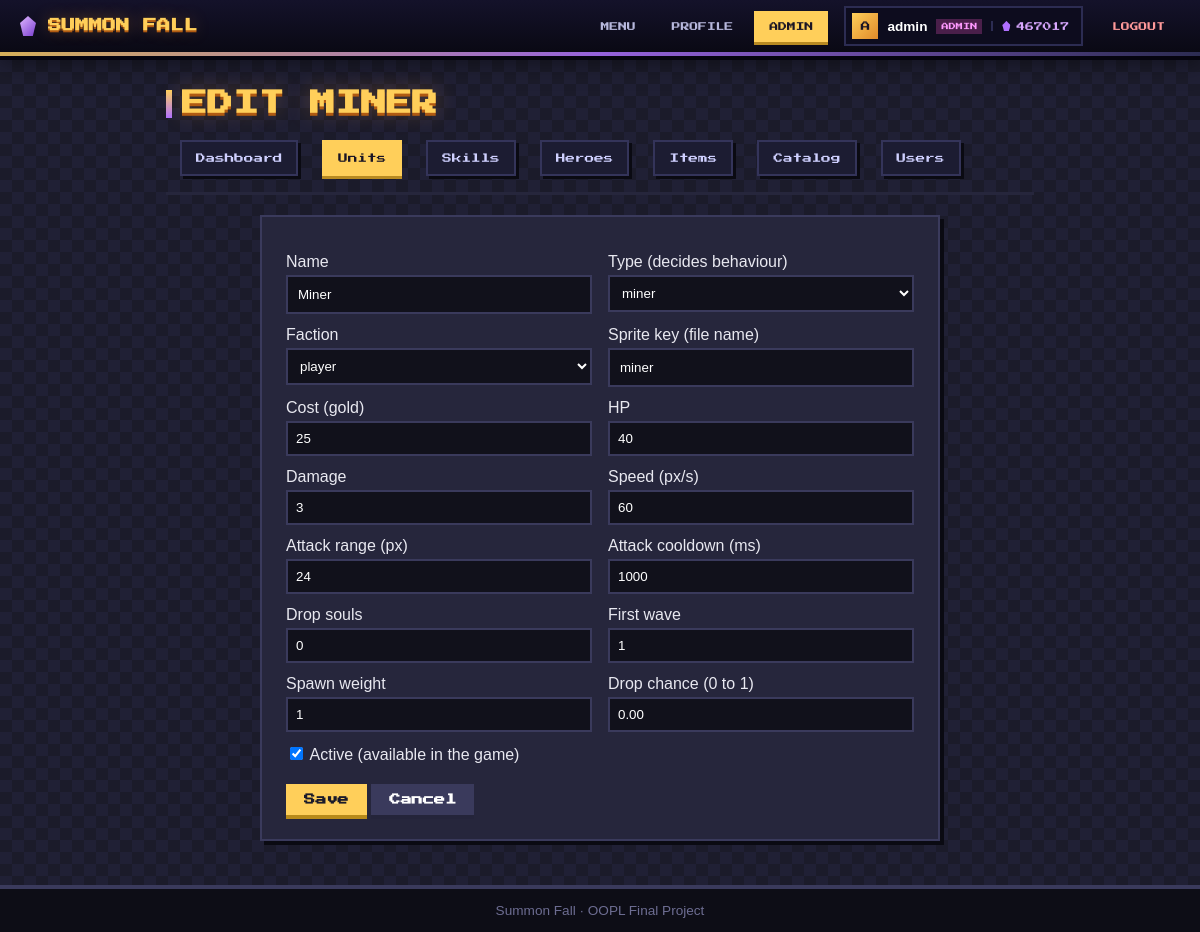
The app's page /views/admin/unit_form.php?id=1 (signed in) with its own data.
### tables this page shows
CREATE TABLE `users` (
  `id` int UNSIGNED NOT NULL,
  `username` varchar(30) NOT NULL,
  `email` varchar(100) NOT NULL,
  `password_hash` varchar(255) NOT NULL,
  `role` enum('admin','player') NOT NULL DEFAULT 'player',
  `souls` int UNSIGNED NOT NULL DEFAULT '0',
  `created_at` timestamp NULL DEFAULT CURRENT_TIMESTAMP
);

CREATE TABLE `units` (
  `id` int UNSIGNED NOT NULL,
  `name` varchar(40) NOT NULL,
  `class_type` varchar(30) NOT NULL,
  `unit_line` varchar(20) DEFAULT NULL,
  `tier` tinyint NOT NULL DEFAULT '0',
  `faction` enum('player','mob') NOT NULL,
  `cost` int UNSIGNED NOT NULL DEFAULT '0',
  `hp` int UNSIGNED NOT NULL,
  `damage` int UNSIGNED NOT NULL,
  `speed` int UNSIGNED NOT NULL,
  `attack_range` int UNSIGNED NOT NULL,
  `attack_cooldown` int UNSIGNED NOT NULL,
  `sprite_key` varchar(40) NOT NULL,
  `drop_souls` int UNSIGNED NOT NULL DEFAULT '0',
  `drop_chance` decimal(3,2) NOT NULL DEFAULT '0.00',
  `first_wave` int UNSIGNED NOT NULL DEFAULT '1',
  `spawn_weight` int UNSIGNED NOT NULL DEFAULT '1',
  `is_active` tinyint(1) NOT NULL DEFAULT '1'
);

### classes/Auth.php (called while the page is built, shortened)
<?php
class Auth
{
    private static ?User $current = null;
    public static function user(): ?User
    {
        if (self::$current === null && isset($_SESSION['user_id'])) {
            self::$current = User::find((int) $_SESSION['user_id']);
        }
        return self::$current;
    }
    public static function check(): bool
    {
        return self::user() !== null;
    }
}

### classes/AdminUser.php (called while the page is built, shortened)
<?php
class AdminUser extends User
{
    public function getRole(): string { return 'admin'; }
    public function canManageContent(): bool { return true; }
}

### classes/User.php (called while the page is built, shortened)
<?php
abstract class User extends Model
{
    private string $username;
    private int $souls;
    public function __construct(string $username, string $email, string $passwordHash, int $souls = 0, ?int $id = null)
    {
        $this->souls = $souls;
    }
    public function getUsername(): string { return $this->username; }
    public function getSouls(): int { return $this->souls; }
    public function setUsername(string $username): void
    {
        $this->username = $username;
    }
}

### classes/Database.php (called while the page is built, shortened)
<?php
class Database
{
    private static ?Database $instance = null;
    private PDO $pdo;
    private function __construct()
    {
        $c = require BASE_PATH . '/config/database.php';
        $dsn = "mysql:host={$c['host']};dbname={$c['name']};charset={$c['charset']}";
        try {
            $this->pdo = new PDO($dsn, $c['user'], $c['pass'], [
                PDO::ATTR_ERRMODE            => PDO::ERRMODE_EXCEPTION,
                PDO::ATTR_DEFAULT_FETCH_MODE => PDO::FETCH_ASSOC,
                PDO::ATTR_EMULATE_PREPARES   => false,
            ]);
        } catch (PDOException $e) {
            throw new DatabaseException(DEBUG ? $e->getMessage() : 'Could not connect to the database.', 0, $e);
        }
    }
    public static function getInstance(): Database
    {
        if (self::$instance === null) {
            self::$instance = new Database();
        }
        return self::$instance;
    }
    public function query(string $sql, array $params = []): PDOStatement
    {
        try {
            $stmt = $this->pdo->prepare($sql);
            $stmt->execute($params);
            return $stmt;
        } catch (PDOException $e) {
            throw new DatabaseException(DEBUG ? $e->getMessage() : 'A database error occurred.', 0, $e);
        }
    }
    public function fetchOne(string $sql, array $params = []): ?array
    {
        $row = $this->query($sql, $params)->fetch();
        return $row === false ? null : $row;
    }
}

### config/database.php (called while the page is built)
<?php
return [
    'host'    => 'localhost',
    'name'    => 'summon_fall',
    'user'    => 'root',
    'pass'    => '',
    'charset' => 'utf8mb4',
];

### classes/Model.php (called while the page is built, shortened)
<?php
abstract class Model implements Crudable
{
    protected static string $table = '';
    public static function find(int $id): ?static
    {
        $row = Database::getInstance()->fetchOne('SELECT * FROM ' . static::$table . ' WHERE id = ?', [$id]);
        return $row ? static::fromRow($row) : null;
    }
}

### includes/auth_check.php (called while the page is built, shortened)
<?php
require_once __DIR__ . '/autoload.php';
if (!Auth::check()) {
    header('Location: ' . BASE_URL . '/views/auth/login.php');
    exit;
}

### includes/admin_check.php (called while the page is built, shortened)
<?php
require_once __DIR__ . '/auth_check.php';

### includes/autoload.php (called while the page is built, shortened)
<?php
spl_autoload_register(function (string $class): void {
    $dirs = [BASE_PATH . '/classes/', BASE_PATH . '/classes/exceptions/'];
    foreach ($dirs as $dir) {
        $file = $dir . $class . '.php';
        if (is_file($file)) {
            return;
        }
    }
});

### classes/Unit.php (called while the page is built, shortened)
<?php
abstract class Unit extends Model
{
    private string $name;
    private string $faction;
    private int $cost;
    private int $hp;
    private int $damage;
    private int $speed;
    private int $attackRange;
    private int $attackCooldown;
    private string $spriteKey;
    private int $dropSouls;
    private float $dropChance;
    private int $firstWave;
    private int $spawnWeight;
    private bool $isActive;
    public function __construct(array $s, ?int $id = null)
    {
        $this->name = $s['name'];
        $this->faction = $s['faction'];
        $this->cost = (int) $s['cost'];
        $this->hp = (int) $s['hp'];
        $this->damage = (int) $s['damage'];
        $this->speed = (int) $s['speed'];
        $this->attackRange = (int) $s['attack_range'];
        $this->attackCooldown = (int) $s['attack_cooldown'];
        $this->spriteKey = $s['sprite_key'];
        $this->dropSouls = (int) $s['drop_souls'];
        $this->dropChance = (float) $s['drop_chance'];
        $this->firstWave = (int) $s['first_wave'];
        $this->spawnWeight = (int) $s['spawn_weight'];
        $this->isActive = (bool) $s['is_active'];
    }
    public function getName(): string { return $this->name; }
    public function getFaction(): string { return $this->faction; }
    public function getCost(): int { return $this->cost; }
    public function getHp(): int { return $this->hp; }
    public function getDamage(): int { return $this->damage; }
    public function getSpeed(): int { return $this->speed; }
    public function getAttackRange(): int { return $this->attackRange; }
    public function getAttackCooldown(): int { return $this->attackCooldown; }
    public function getSpriteKey(): string { return $this->spriteKey; }
    public function getDropSouls(): int { return $this->dropSouls; }
    public function getDropChance(): float { return $this->dropChance; }
    public function getFirstWave(): int { return $this->firstWave; }
    public function getSpawnWeight(): int { return $this->spawnWeight; }
    public function isActive(): bool { return $this->isActive; }
    public function getClassType(): string { return static::CLASS_TYPE; }
        public static function types(): array
    {
        return array_keys(self::MAP);
    }
    protected static function fromRow(array $row): static
    {
        $class = self::MAP[$row['class_type']] ?? null;
        return new $class($row, (int) $row['id']);
    }
}

### includes/admin_helpers.php (called while the page is built, shortened)
<?php
function h($v): string
{
    return htmlspecialchars((string) $v, ENT_QUOTES, 'UTF-8');
}

### views/admin/unit_form.php (the view, shortened to what this page needs)
<?php
require_once __DIR__ . '/../../includes/admin_check.php';
require_once __DIR__ . '/../../includes/admin_helpers.php';
$id = (int) ($_GET['id'] ?? 0);
$unit = null;
if ($id > 0) {
    try {
        $unit = Unit::find($id);
    } catch (DatabaseException $e) {
        $unit = null;
    }
}
$numeric = [
    'cost'            => ['Cost (gold)', 0, 100000],
    'hp'              => ['HP', 1, 1000000],
    'damage'          => ['Damage', 0, 100000],
    'speed'           => ['Speed (px/s)', 0, 1000],
    'attack_range'    => ['Attack range (px)', 0, 2000],
    'attack_cooldown' => ['Attack cooldown (ms)', 100, 60000],
    'drop_souls'      => ['Drop souls', 0, 1000],
    'first_wave'      => ['First wave', 1, 1000],
    'spawn_weight'    => ['Spawn weight', 0, 1000],
];
if ($unit) {
    $old = [
        'name' => $unit->getName(), 'class_type' => $unit->getClassType(), 'faction' => $unit->getFaction(),
        'cost' => $unit->getCost(), 'hp' => $unit->getHp(), 'damage' => $unit->getDamage(),
        'speed' => $unit->getSpeed(), 'attack_range' => $unit->getAttackRange(),
        'attack_cooldown' => $unit->getAttackCooldown(), 'sprite_key' => $unit->getSpriteKey(),
        'drop_souls' => $unit->getDropSouls(), 'drop_chance' => number_format($unit->getDropChance(), 2, '.', ''),
        'first_wave' => $unit->getFirstWave(), 'spawn_weight' => $unit->getSpawnWeight(),
        'is_active' => $unit->isActive() ? 1 : 0,
    ];
} else {
    $old = [
        'name' => '', 'class_type' => 'slime', 'faction' => 'mob', 'cost' => 0, 'hp' => 50, 'damage' => 5,
        'speed' => 40, 'attack_range' => 20, 'attack_cooldown' => 1000, 'sprite_key' => '',
        'drop_souls' => 1, 'drop_chance' => '0.50', 'first_wave' => 1, 'spawn_weight' => 5, 'is_active' => 1,
    ];
}
$errors = [];
$input = function (string $name, string $label, string $extra = '') use (&$old, &$errors) {
    ?>
    <div>
        <label for="<?= $name ?>"><?= h($label) ?></label>
        <input id="<?= $name ?>" name="<?= $name ?>" type="<?= $extra ? 'number' : 'text' ?>" <?= $extra ?> value="<?= h($old[$name] ?? '') ?>">
        <?php if (isset($errors[$name])): ?><span class="error"><?= h($errors[$name]) ?></span><?php endif; ?>
    </div>
    <?php
};
require __DIR__ . '/../../includes/header.php';
?>
<h1><?= $unit ? 'Edit ' . h($unit->getName()) : 'New Unit' ?></h1>
<?php require __DIR__ . '/../../includes/admin_nav.php'; ?>
<div class="card wide">
    <form class="form" method="post" novalidate>
        <div class="form-grid">
            <?php $input('name', 'Name'); ?>
            <div>
                <label for="class_type">Type (decides behaviour)</label>
                <select id="class_type" name="class_type">
                    <?php foreach (Unit::types() as $t): ?>
                        <option value="<?= $t ?>" <?= $old['class_type'] === $t ? 'selected' : '' ?>><?= $t ?></option>
                    <?php endforeach; ?>
                </select>
            </div>
            <div>
                <label for="faction">Faction</label>
                <select id="faction" name="faction">
                    <option value="player" <?= $old['faction'] === 'player' ? 'selected' : '' ?>>player</option>
                </select>
            </div>
            <?php foreach ($numeric as $field => [$label, $min, $max]) { $input($field, $label, 'min="' . $min . '" max="' . $max . '"'); } ?>
        </div>
        <label><input type="checkbox" name="is_active" value="1" <?= $old['is_active'] ? 'checked' : '' ?>> Active (available in the game)</label>
        <button class="btn" type="submit">Save</button>
        <a class="btn grey" href="units.php">Cancel</a>
    </form>
</div>
<?php require __DIR__ . '/../../includes/footer.php'; ?>

### includes/header.php (shortened to what this page needs)
<?php
require_once __DIR__ . '/autoload.php';
$navUser = Auth::user();
$cssVersion = @filemtime(BASE_PATH . '/assets/css/main.css') ?: 1;
?>
<!DOCTYPE html>
<html lang="en">
<head>
    <link rel="stylesheet" href="<?= BASE_URL ?>/assets/css/main.css?v=<?= $cssVersion ?>">
</head>
<body>
<?php
$navPage = basename($_SERVER['SCRIPT_NAME']);
$navActive = fn(string ...$files) => in_array($navPage, $files, true) ? ' on' : '';
?>
<header class="topbar">
    <a class="brand" href="<?= BASE_URL ?>/<?= $navUser ? 'views/menu.php' : 'index.php' ?>">
        <i class="brand-gem"></i><span>Summon Fall</span>
    </a>
    <nav class="topnav">
        <?php if ($navUser): ?>
            <a class="nl<?= $navActive('menu.php') ?>" href="<?= BASE_URL ?>/views/menu.php">Menu</a>
            <a class="nl<?= $navActive('profile.php') ?>" href="<?= BASE_URL ?>/views/profile.php">Profile</a>
            <?php if ($navUser->canManageContent()): ?>
                <a class="nl<?= str_contains($_SERVER['SCRIPT_NAME'], '/admin/') ? ' on' : '' ?>" href="<?= BASE_URL ?>/views/admin/dashboard.php">Admin</a>
            <?php endif; ?>
            <span class="nuser" title="<?= htmlspecialchars($navUser->getRole()) ?>">
                <b class="av"><?= htmlspecialchars(strtoupper(substr($navUser->getUsername(), 0, 1))) ?></b>
                <span class="nm"><?= htmlspecialchars($navUser->getUsername()) ?></span>
                <em class="rl <?= htmlspecialchars($navUser->getRole()) ?>"><?= htmlspecialchars($navUser->getRole()) ?></em>
                <span class="sl"><i class="gem"></i><?= (int) $navUser->getSouls() ?></span>
            </span>
            <a class="nl out" href="<?= BASE_URL ?>/views/auth/logout.php">Logout</a>
        <?php else: ?>
            <a class="nl<?= $navActive('login.php') ?>" href="<?= BASE_URL ?>/views/auth/login.php">Login</a>
            <a class="nl cta<?= $navActive('register.php') ?>" href="<?= BASE_URL ?>/views/auth/register.php">Register</a>
        <?php endif; ?>
    </nav>
</header>
<main class="container">

### records on screen
users: username "A", username "admin", souls "467017"
units: name "MINER", name "Miner", class_type "miner", faction "player", sprite_key "miner", cost "25", hp "40", damage "3", speed "60", attack_range "24", attack_cooldown "1000", drop_souls "0", first_wave "1", spawn_weight "1", drop_chance "0.00", is_active "☑"

### other values on screen
$navUser->getRole() "ADMIN"
$label "Dashboard"
$label "Units"
$label "Skills"
$label "Heroes"
$label "Items"
$label "Catalog"
$label "Users"
$label "Name Sprite key (file name) Drop chance (0 to 1)"
$label "Cost (gold)"
$label "HP"
$label "Damage"
$label "Speed (px/s)"
$label "Attack range (px)"
$label "Attack cooldown (ms)"
